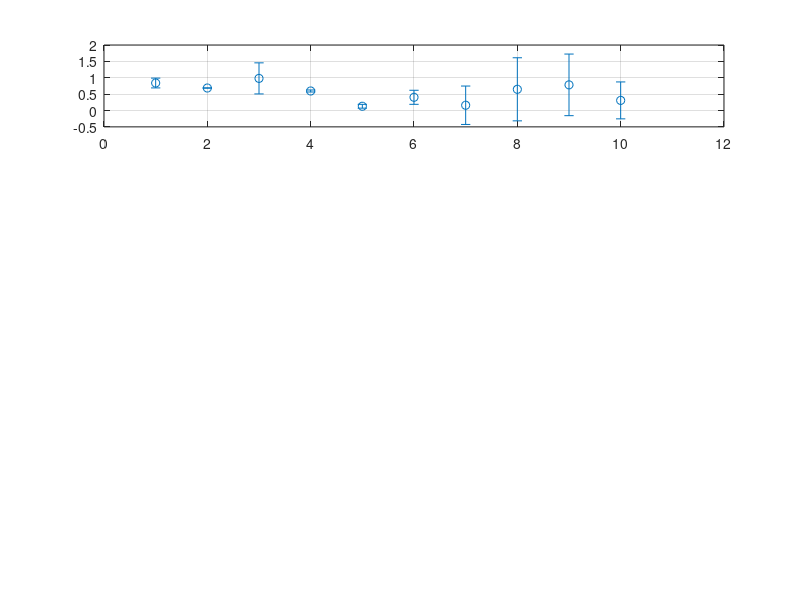

The MATLAB script that drew this image: (Note: this script raises an error after producing the figure.)
data        = rand(2, 10, 4);

nPlots      = size(data, 3);
fig         = figure;
subs        = cell(nPlots, 1);

for ii=1:nPlots
    hSub        = subplot(nPlots, 1, ii);
    subs{ii}    = hSub;
    
    errorbar(data(1, :, ii), data(2, :, ii), 'o');
    grid on; box on;
    
    if ii < nPlots
        hSub.XTickLabel     = [];
    end
    
    hSub.Position(4)    = hSub.Position(4) + 0.03;
    
    if mod(ii, 2) == 0
        hSub.YAxisLocation  = 'right';
    end
end

linkaxes(cat(2, subs{:}), 'x');

hSub.XLim       = [0.7 10.3];

